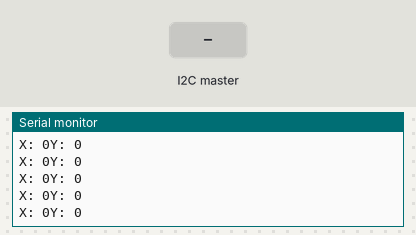
Simulated run of this sketch. Board: Arduino Uno, built with avr-gcc and run on an emulated ATmega328P. Parts: the last lines printed to the serial monitor. The test bench sets the inputs (shaded band).

Above: at 1.2 s.
1.3 s: the I2C master sends the byte 1
At 2.0 s:
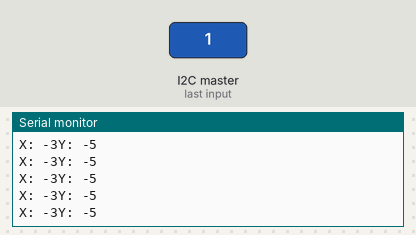
4.3 s: the I2C master sends the byte 0
At 5.0 s:
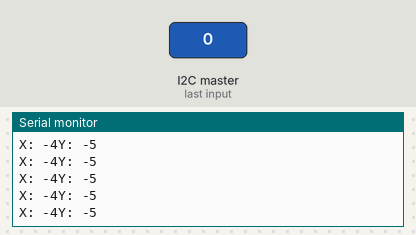
8.8 s: the I2C master sends the byte 200
At 9.3 s:
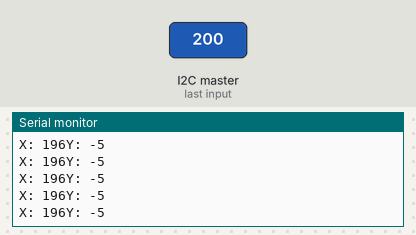
Timing chart, 0 to 11.8 s (numbered marks = the images above; inputs shaded):
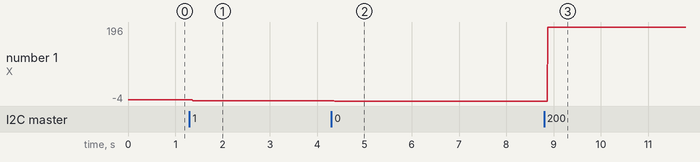

Measured:
- after the input at 1.3 s, the serial monitor: prints a new line after 0.07 s (image 1)
- after the input at 4.3 s, the serial monitor: prints a new line after 0.07 s (image 2)
- after the input at 8.8 s, the serial monitor: prints a new line after 0.07 s (image 3)
- plotted number 1: 0 → -3 after the input at 1.3 s, -3 → -4 after the input at 4.3 s, -4 → 196 after the input at 8.8 s

The sketch:

slave.ino
```cpp
#include <Wire.h>

int data[10];
int X, Y;

void setup()
{
  Wire.begin(4);
  Wire.onReceive(receiveEvent);
  Serial.begin(9600);
}

void loop()
{
  X = data[0] + data[1] + data[2] + data[3] + data[4];
  Y = data[5] + data[6] + data[7] + data[8] + data[9];

  Serial.print("X: ");
  Serial.print(X);
  Serial.print("Y: ");
  Serial.println(Y);
}

void receiveEvent()
{
  for (int i = 0; i < 10; i ++)
  {
    data[i] = Wire.read();
  }
}
```
